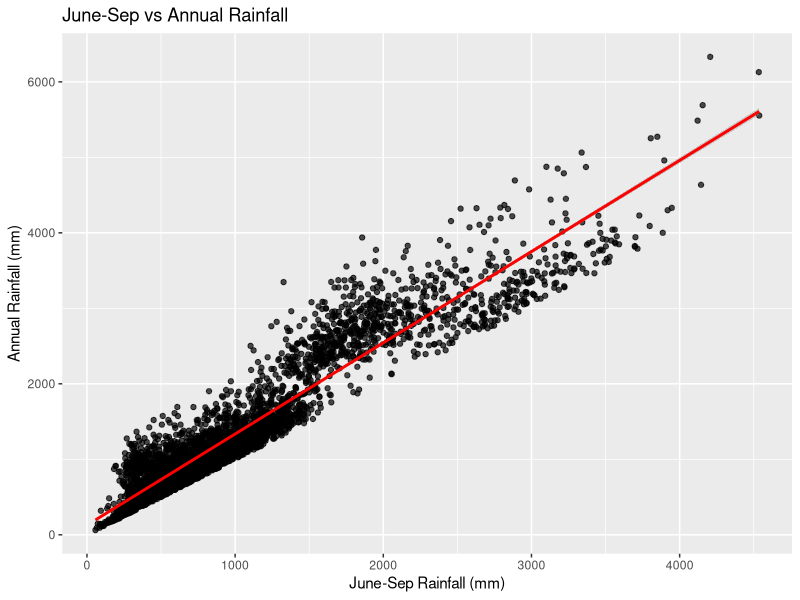
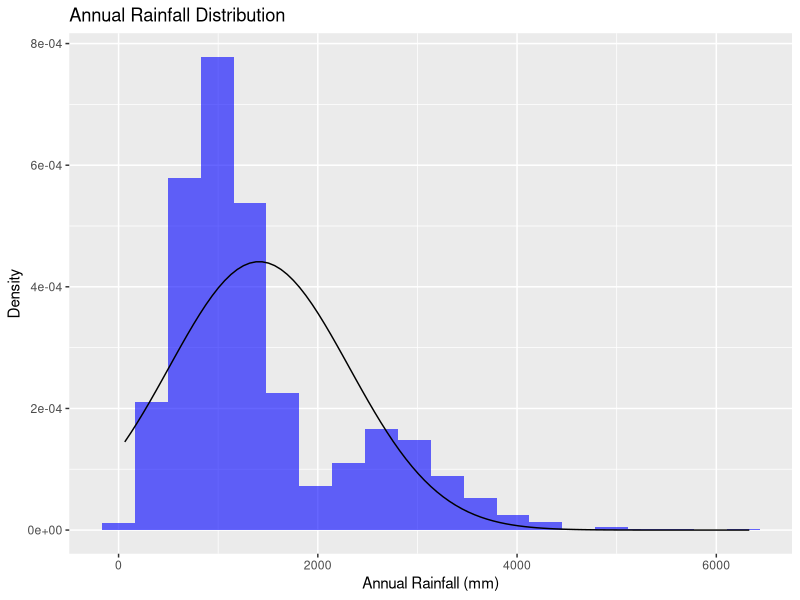

Recreate these plots in R, in order.
# Load library
library(tidyverse)

# Load dataset
rainfall_data <- read.csv("rainfall_india.csv")

# Save plots to a PDF
pdf("visualization.pdf")

# Scatterplot with trendline
ggplot(rainfall_data, aes(x = Jun.Sep, y = ANNUAL)) +
  geom_point(alpha = 0.7) +
  geom_smooth(method = "lm", col = "red") +
  labs(title = "June-Sep vs Annual Rainfall", x = "June-Sep Rainfall (mm)", y = "Annual Rainfall (mm)") +
  theme_minimal() %>% print()

# Histogram with normal curve overlay
ggplot(rainfall_data, aes(x = ANNUAL)) +
  geom_histogram(aes(y = ..density..), bins = 20, fill = "blue", alpha = 0.6) +
  stat_function(fun = dnorm, args = list(mean = mean(rainfall_data$ANNUAL, na.rm = TRUE), 
                                         sd = sd(rainfall_data$ANNUAL, na.rm = TRUE)), color = "black") +
  labs(title = "Annual Rainfall Distribution", x = "Annual Rainfall (mm)", y = "Density") +
  theme_minimal() %>% print()

# Close PDF
dev.off()
